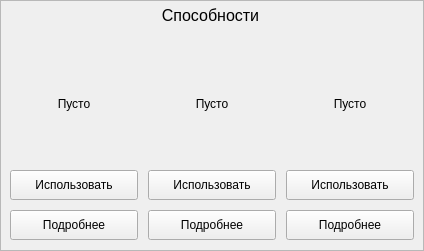
       <widget class="QFrame" name="frame_25">
        <property name="geometry">
         <rect>
          <x>10</x>
          <y>140</y>
          <width>424</width>
          <height>251</height>
         </rect>
        </property>
        <property name="frameShape">
         <enum>QFrame::StyledPanel</enum>
        </property>
        <property name="frameShadow">
         <enum>QFrame::Raised</enum>
        </property>
        <widget class="QPushButton" name="player1_aboutAb1">
         <property name="enabled">
          <bool>true</bool>
         </property>
         <property name="geometry">
          <rect>
           <x>10</x>
           <y>210</y>
           <width>128</width>
           <height>30</height>
          </rect>
         </property>
         <property name="text">
          <string>Подробнее</string>
         </property>
        </widget>
        <widget class="QPushButton" name="player1_aboutAb2">
         <property name="enabled">
          <bool>true</bool>
         </property>
         <property name="geometry">
          <rect>
           <x>148</x>
           <y>210</y>
           <width>128</width>
           <height>30</height>
          </rect>
         </property>
         <property name="text">
          <string>Подробнее</string>
         </property>
        </widget>
        <widget class="QPushButton" name="player1_aboutAb3">
         <property name="enabled">
          <bool>true</bool>
         </property>
         <property name="geometry">
          <rect>
           <x>286</x>
           <y>210</y>
           <width>128</width>
           <height>30</height>
          </rect>
         </property>
         <property name="text">
          <string>Подробнее</string>
         </property>
        </widget>
        <widget class="QLabel" name="player1_ab1inBattle">
         <property name="geometry">
          <rect>
           <x>10</x>
           <y>40</y>
           <width>128</width>
           <height>128</height>
          </rect>
         </property>
         <property name="text">
          <string>Пусто</string>
         </property>
         <property name="alignment">
          <set>Qt::AlignCenter</set>
         </property>
        </widget>
        <widget class="QLabel" name="player1_ab2inBattle">
         <property name="geometry">
          <rect>
           <x>148</x>
           <y>40</y>
           <width>128</width>
           <height>128</height>
          </rect>
         </property>
         <property name="text">
          <string>Пусто</string>
         </property>
         <property name="alignment">
          <set>Qt::AlignCenter</set>
         </property>
        </widget>
        <widget class="QLabel" name="player1_ab3inBattle">
         <property name="geometry">
          <rect>
           <x>286</x>
           <y>40</y>
           <width>128</width>
           <height>128</height>
          </rect>
         </property>
         <property name="text">
          <string>Пусто</string>
         </property>
         <property name="alignment">
          <set>Qt::AlignCenter</set>
         </property>
        </widget>
        <widget class="QLabel" name="label_35">
         <property name="geometry">
          <rect>
           <x>10</x>
           <y>0</y>
           <width>401</width>
           <height>31</height>
          </rect>
         </property>
         <property name="font">
          <font>
           <pointsize>12</pointsize>
          </font>
         </property>
         <property name="text">
          <string>Способности</string>
         </property>
         <property name="alignment">
          <set>Qt::AlignCenter</set>
         </property>
        </widget>
        <widget class="QPushButton" name="player1_useAb1">
         <property name="enabled">
          <bool>true</bool>
         </property>
         <property name="geometry">
          <rect>
           <x>10</x>
           <y>170</y>
           <width>128</width>
           <height>30</height>
          </rect>
         </property>
         <property name="text">
          <string>Использовать</string>
         </property>
        </widget>
        <widget class="QPushButton" name="player1_useAb3">
         <property name="enabled">
          <bool>true</bool>
         </property>
         <property name="geometry">
          <rect>
           <x>286</x>
           <y>170</y>
           <width>128</width>
           <height>30</height>
          </rect>
         </property>
         <property name="text">
          <string>Использовать</string>
         </property>
        </widget>
        <widget class="QPushButton" name="player1_useAb2">
         <property name="enabled">
          <bool>true</bool>
         </property>
         <property name="geometry">
          <rect>
           <x>148</x>
           <y>170</y>
           <width>128</width>
           <height>30</height>
          </rect>
         </property>
         <property name="text">
          <string>Использовать</string>
         </property>
        </widget>
        <widget class="QLabel" name="player1_Status">
         <property name="geometry">
          <rect>
           <x>20</x>
           <y>60</y>
           <width>381</width>
           <height>91</height>
          </rect>
         </property>
         <property name="font">
          <font>
           <pointsize>24</pointsize>
          </font>
         </property>
         <property name="text">
          <string/>
         </property>
         <property name="alignment">
          <set>Qt::AlignCenter</set>
         </property>
         <property name="wordWrap">
          <bool>true</bool>
         </property>
        </widget>
        <widget class="QLabel" name="player1_ab1CD">
         <property name="geometry">
          <rect>
           <x>20</x>
           <y>60</y>
           <width>111</width>
           <height>91</height>
          </rect>
         </property>
         <property name="font">
          <font>
           <pointsize>42</pointsize>
          </font>
         </property>
         <property name="text">
          <string/>
         </property>
         <property name="alignment">
          <set>Qt::AlignCenter</set>
         </property>
         <property name="wordWrap">
          <bool>false</bool>
         </property>
        </widget>
        <widget class="QLabel" name="player1_ab2CD">
         <property name="geometry">
          <rect>
           <x>160</x>
           <y>60</y>
           <width>111</width>
           <height>91</height>
          </rect>
         </property>
         <property name="font">
          <font>
           <pointsize>42</pointsize>
          </font>
         </property>
         <property name="text">
          <string/>
         </property>
         <property name="alignment">
          <set>Qt::AlignCenter</set>
         </property>
         <property name="wordWrap">
          <bool>false</bool>
         </property>
        </widget>
        <widget class="QLabel" name="player1_ab3CD">
         <property name="geometry">
          <rect>
           <x>290</x>
           <y>60</y>
           <width>111</width>
           <height>91</height>
          </rect>
         </property>
         <property name="font">
          <font>
           <pointsize>42</pointsize>
          </font>
         </property>
         <property name="text">
          <string/>
         </property>
         <property name="alignment">
          <set>Qt::AlignCenter</set>
         </property>
         <property name="wordWrap">
          <bool>false</bool>
         </property>
        </widget>
       </widget>
